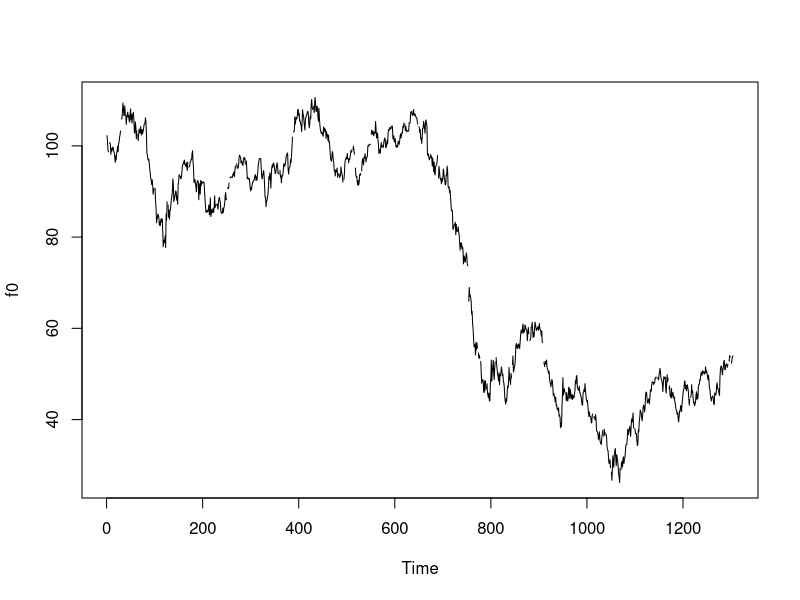

The R source for this figure: (Note: this script raises an error after producing the figure.)
## -*- coding: utf-8 -*-
##
## Plik DCOILWTICO.csv zawiera średnie DZIENNE ceny ropy w okresie 2012/01/10--2017/01/06
## źródło  https://fred.stlouisfed.org/series/DxCOILWTICO
## ***UWAGA*** dane giełdowe/finansowe zwykle mają `dziury' tj pominięte są dni wolne i święta co komplikuje obliczenia
##
## Dodatkowo w tym pliku brak jest danych dla pewnych dni co jest oznaczone kropką
## interpretujemy to jako obserwację brakującą NA; do tego służy zapis: na.strings = "."
ropa <- read.csv("DCOILWTICO.csv", header = T, sep = ",",  na.strings = ".")

## zamieniamy kolumnę MCOILWTICO na szereg czasowy (MCOILWTICO to nazwa kolumny w pliku CSV;
## jeżeli w pliku CSV nie ma nagłówków kolumn należy użyć nazw V1, V2 itd... (V2 oznacza druga kolumnę)

## Nie możemy zapisać:
## f0 <- ts(ropa$DCOILWTICO, start=c(2012,10))
## co by oznaczało że pierwsza obserwacja to 10 dzień 2012 roku ponieważ szereg zawiera `dziury' (święta)
## i nasz kalendarz nie zostanie poprawnie obliczony
## Po prostu deklarujemy kolejne obserwacje jako 1, 2... itd
f0 <- ts(ropa$DCOILWTICO, start=1)

length(f0); ## ile jest obserwacji (powinno być 1304)

## #### #### Wykresy ### #### #### #### #### #### #### #### #### #### #### ###
## ocenić na wykresie czy występuje trend/sezonowość
plot(f0)

## wykres w kolorkach (po wczytaniu pakietu lattice) ####
library("lattice")
xyplot(f1);

## definiujemy zbiór uczący jako szereg f0 bez trzech ostatnich obserwacji
## ponieważ jest ich 1304 więc zbiór uczący 1--1301 a testowy 1302--1304
f1 <- window(f0,start=1,end=1301)
## definiujemy zbiór testowy równy trzem ostatnim obserwacjom z f0
f1t <- window(f0,start=1302,end=1304)

## obejrzmy czy wszystko jest OK
## f1 powinien mieć 1301 obserwacji a f1t 3 obserwacje
f1
f1t

## DALEJ IDZIE JAK W Proj1.R tylko UWAGA: brak sezonowości
## Prognozy ### #### #### #### #### #### ######################################
## średnia ruchoma
f1.forecast.m3 <- forecast (meanf (x = f1, h = 3))
summary(f1.forecast.m3)

## Metoda naiwna błądzenie-przypadkowe (random-walk) z dryfem
f1.forecast.rwf <- forecast (rwf(f1, h=3, drift=T))
summary(f1.forecast.rwf)
                                 
# dekompozycja na podstawie modelu regresji: trend liniowy + sezonowosc
# jeżeli nie ma sezonowości pomiń człon `+ season'
f1.tslm.s <- tslm(f1 ~ trend)
#summary(f1.tslm.s)
# prognoza
f1.forecast.lm <- forecast(f1.tslm.s, h=3)
plot(f1.forecast.lm)
summary(f1.forecast.lm)

## Algorytm Holta
f1.holt <- holt(f1, h = 3)
summary(f1.holt)

## Holt-Winters (jeżeli występuje sezonowość)
##f1.hw <- hw(f1, h = 3, seasonal = "additive")
##summary(f1.hw)

## Porównanie prognoz #### #### #### ####

# średnia ruchoma
accuracy(f1.forecast.m3, f1t);

# błądzenie przypadkowe
accuracy(f1.forecast.rwf, f1t);

# liniowy (z sezonowoscia jezeli wystepuje)
accuracy(f1.forecast.lm, f1t);

# metoda Holta
accuracy(f1.holt, f1t);

# metoda HW (jezeli wystepuje sezonowosc)
accuracy(f1.hw, f1t);

###################################################################
## Porównać RMSE i inne statystyki ocenić która metoda daje najlepsze
## wyniki; napisać krótkie sprawozdanie 1--2 strony
## Ewentualnie zastosować inne metody

## ### Linki do potencjalnych stron z danymu
## Bitcoin forecasting (volume/price)
## http://www.rdatamining.com/examples/time-series-forecasting
## 
## http://data.bitcoinity.org/markets/volume/6m?c=e&t=bar
## http://www.ecb.europa.eu/stats/exchange/eurofxref/html/index.en.html

## Federal Reserve Bank of St. Louis
## https://fred.stlouisfed.org/categories/32217
## Ceny ropy: https://fred.stlouisfed.org/series/MCOILWTICO
## średnie dzienne ceny ropy 1986/1--2016/12 => DCOILWTICO.csv
## średnie miesieczne ceny ropy (szereg bez sezonowosci) 1986/1--2016/12 ==> MCOILWTICO.csv
##
## Banki danych miesiecznych
## https://fred.stlouisfed.org/tags/series?t=monthly
## Przykłady
## Pozwolenia na budowe (New Private Housing Units Authorized by Building Permits) Not adjusted
## https://fred.stlouisfed.org/series/PERMITNSA
## Bezrobocie
## https://fred.stlouisfed.org/series/LNU03000000
## Przejechane kilometry (Vehicle Miles Travelled)
## https://fred.stlouisfed.org/series/TRFVOLUSM227NFWA
## Indeks produkcji cementu
## https://fred.stlouisfed.org/series/IPN32731N
## Indeks produkcji lodów
## https://fred.stlouisfed.org/series/IPN31152N

## Bank danych lokalnych (GUS)
## stat.gov.pl/bdl

## Dane finansowe (zwykle dzienne)
## Polska stooq
## https://stooq.pl/q/d/?s=eurpln

